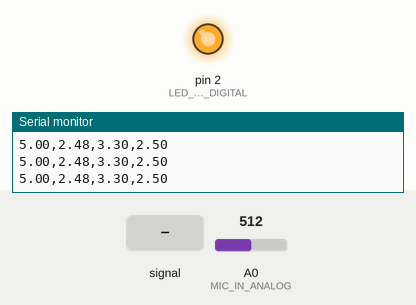
This sketch was run on a simulated Arduino Uno, built with avr-gcc and run on an emulated ATmega328P. On the bench: output pins drawn as LEDs (lit = HIGH), the last lines printed to the serial monitor. The test bench sets the inputs (shaded band); at power-on: A0 (MIC_IN_ANALOG) = 512.

Above: at 1.2 s.
1.3 s: A0 (MIC_IN_ANALOG) fed a 200 Hz sine of ±81 counts around its level
At 2.2 s:
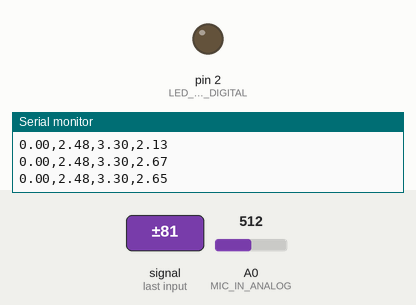
2.8 s: A0 (MIC_IN_ANALOG) set to 306
5.8 s: A0 (MIC_IN_ANALOG) set to 141
7.3 s: A0 (MIC_IN_ANALOG) set to 127
At 7.8 s:
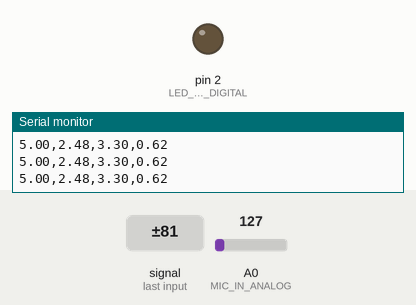
Timing chart, 0 to 9.8 s (numbered marks = the images above; inputs shaded):
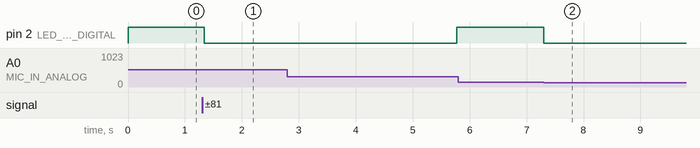

Measured:
- after the input at 1.3 s, pin 2 (LED_OUT_DIGITAL): HIGH → LOW at once
- after the input at 2.8 s, pin 2 (LED_OUT_DIGITAL): LOW → HIGH after 3.0 s
- after the input at 7.3 s, pin 2 (LED_OUT_DIGITAL): HIGH → LOW at once

The sketch:

MicTest.ino
```cpp
/************************************************************
■参考
	■マイクモジュールをArduinoに繋ぎPCでProcessingを使って録音する
		https://nixeneko.hatenablog.com/entry/2016/09/14/150506

		■エレクトレットマイクアンプモジュール
			https://www.switch-science.com/catalog/1680/

	■Electret Microphone Amplifier - MAX4466 with Adjustable Gain
		https://www.adafruit.com/product/1063

		contents
			Using it is simple: connect GND to ground, VCC to 2.4-5VDC. For the best performance, use the "quietest" supply available (on an Arduino, this would be the 3.3V supply).

	■インタラクティブアート木曜日授業記録
		https://idd-interactive-art.tumblr.com/post/145652587306/%E3%83%9E%E3%82%A4%E3%82%AF%E3%83%A2%E3%82%B8%E3%83%A5%E3%83%BC%E3%83%AB%E3%82%92%E4%BD%BF%E3%81%A3%E3%81%A6%E9%9F%B3%E9%87%8F%E3%82%92%E5%8F%96%E5%BE%97%E3%81%97%E3%81%A6%E3%81%BF%E3%82%8B/amp

	■様々なLEDキャンドル
		http://lecture.nakayasu.com/?p=2392

	■マイクモジュールmax4466を使ってみる
		https://novicengineering.com/%E3%83%9E%E3%82%A4%E3%82%AF%E3%83%A2%E3%82%B8%E3%83%A5%E3%83%BC%E3%83%ABmax4466%E3%82%92%E4%BD%BF%E3%81%A3%E3%81%A6%E3%81%BF%E3%82%8B/

************************************************************/

#define BAUD 9600
#define MIC_IN_ANALOG		0
#define LED_OUT_DIGITAL		2	// serial通信中 : 0, 1 番pin は、使用不可

enum STATE{
	STATE_ON,
	STATE_OFF,
};
STATE State = STATE_ON;

unsigned long t_from = 0;


/************************************************************
************************************************************/

/******************************
******************************/
void setup() {
	Serial.begin(BAUD);
	pinMode(LED_OUT_DIGITAL, OUTPUT);
}

/******************************
******************************/
void loop() {
	/********************
	Get value
	********************/
	int val = analogRead(MIC_IN_ANALOG);
	float volts = (float)val / 1023 * 5.0;	// 0.0 <= volts <= 3.3
	float VoiceAmp = abs(volts - 1.65);

	/********************
	Led Control
	********************/
	/* StateChart */
	float th_Amp = 1.0;
	float timeout = 3000;
	switch(State){
		case STATE_ON:
			if(th_Amp < VoiceAmp){
				State = STATE_OFF;
				t_from = millis();
			}
			break;

		case STATE_OFF:
			if(th_Amp < VoiceAmp)			t_from = millis();
			if(timeout < millis() - t_from)	State = STATE_ON;

			break;
	}

	/* Led control */
	if(State == STATE_ON)	digitalWrite(LED_OUT_DIGITAL, HIGH);
	else					digitalWrite(LED_OUT_DIGITAL, LOW);

	/********************
	********************/
	Serial.print(millis() / 1000 % 2 * 5.0);
    Serial.print(",");
    Serial.print(2.475);	// Amp = 1.65/2 = 0.825
    Serial.print(",");
    Serial.print(3.3);
    Serial.print(",");
	Serial.println(volts);

	/********************
	********************/
	delay(10);
}
```
